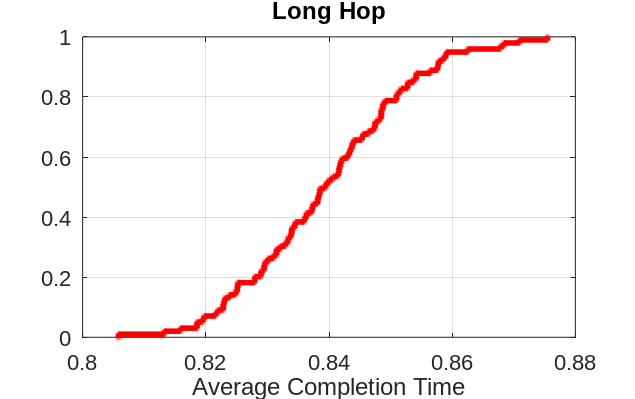

The MATLAB script that drew this image:
d1 = dlmread('LongHop.txt',' ');
d1(:,length(d1)) = []
%linestyle = ['--','-'];
%color = ['r','b'];
%legendpos = 'Best';
%marker = ['s','o'];
lw = 4.0;
ms = 10;
fs = 16;

[h1, stat1] = cdfplot(d1);
set(h1, 'LineStyle','-','color','r','LineWidth',lw, 'Marker','o','MarkerSize',1);
%set(h1, 'LineStyle','-','color','r','LineWidth',lw);

title('Long Hop');
xlabel('Average Completion Time','FontSize', fs, 'FontName', 'Arial');
ylabel('');
%legend(legendkey,'Location', 'SouthEast');
set(gcf,'position',[100 100 636 400]);
set(gca, 'FontSize', fs, 'FontName', 'Arial','YGrid','on');

set(gcf,'PaperPositionMode','auto');
%print('-r0','-depsc', strcat(filename, '.eps'));

clear;